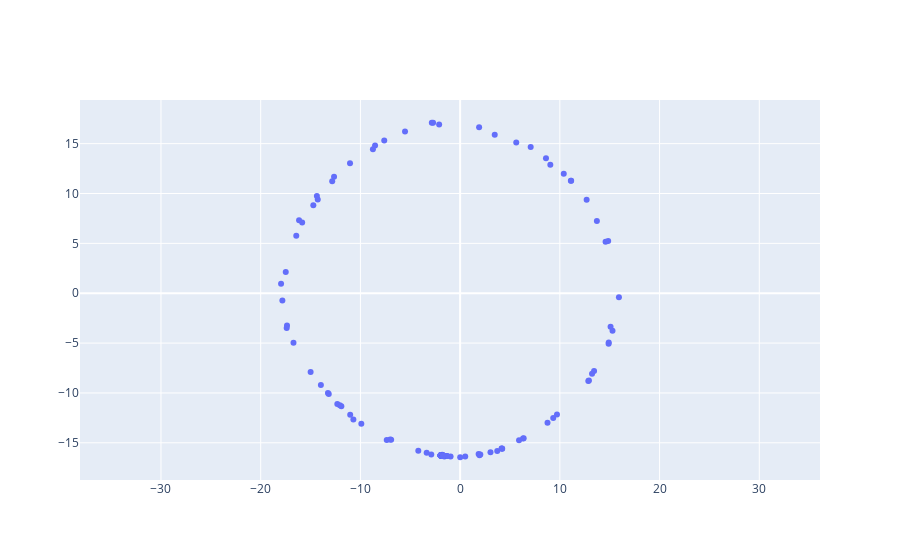

The code cell stored with this chart in its notebook:
### Code cell
a = 0
b = 1

measured2D = go.Scatter(x=locpred[:,a], y=locpred[:,b], mode='markers')
calc2D = go.Scatter(x=locact[:,a], y=locact[:,b], mode='markers')
fig2 = go.Figure(data=[measured2D])
fig2.update_yaxes(scaleanchor='x')
fig2.show()
